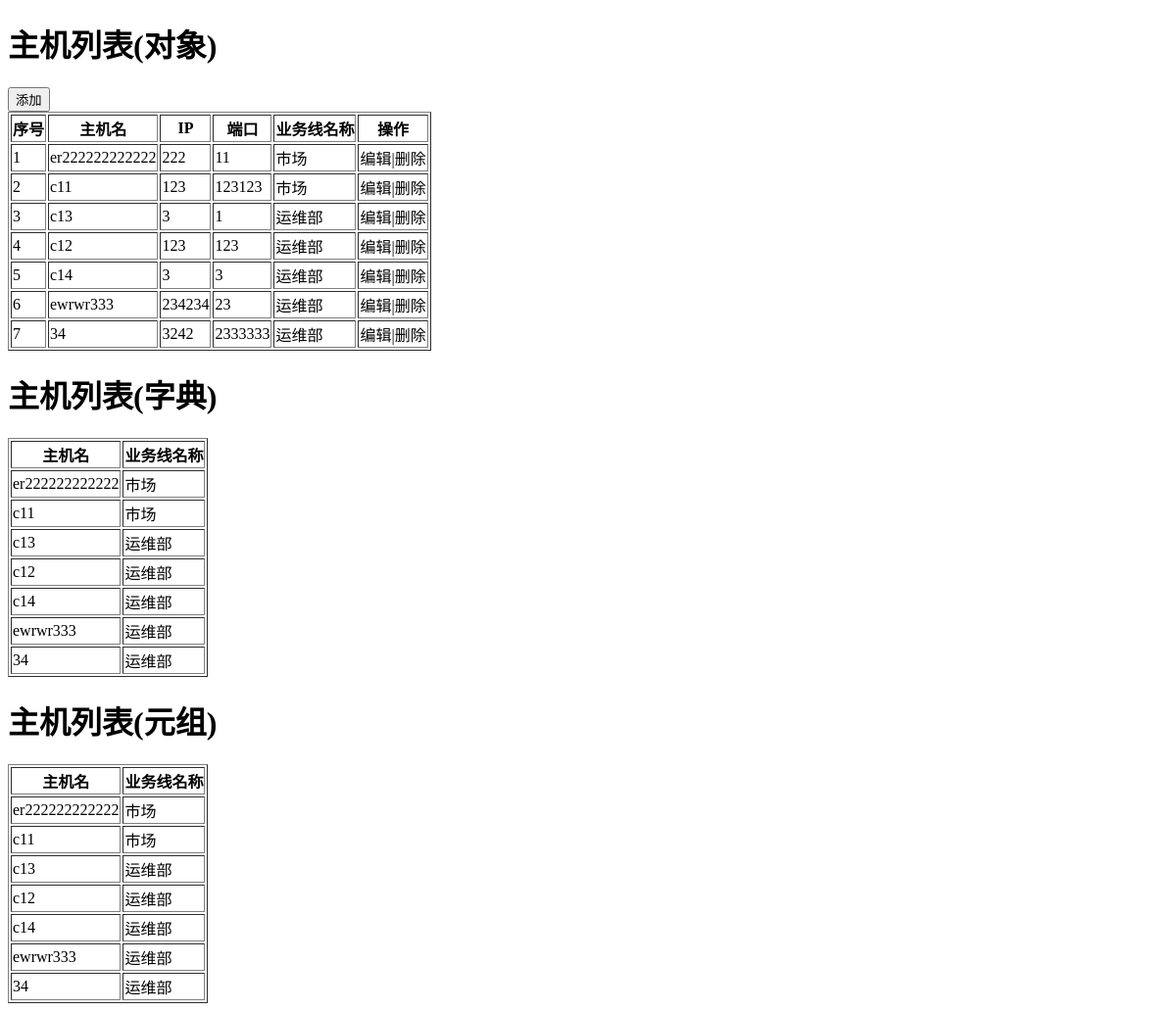
Screenshot of /host with the database file from the repository.
### app01/models.py (models this page shows)
class Host(models.Model):
    nid = models.AutoField(primary_key=True)
    hostname = models.CharField(max_length=32,db_index=True)
    ip = models.GenericIPAddressField(protocol="ipv4",db_index=True)
    port = models.IntegerField()
    b = models.ForeignKey(to="Business", to_field='id')

class Business(models.Model):
    caption = models.CharField(max_length=32)
    code = models.CharField(max_length=32,null=True,default="SA")

### app01/views.py (the view, shortened to what this page needs)
# urls.py: url(r'^host$', views.host),
def host(request):
    if request.method == "GET":
        v1 = models.Host.objects.filter(nid__gt=0)
        v2 = models.Host.objects.filter(nid__gt=0).values('nid','hostname','b_id','b__caption')
        v3 = models.Host.objects.filter(nid__gt=0).values_list('nid','hostname','b_id','b__caption')
        b_list = models.Business.objects.all()
        return render(request, 'host.html', {'v1': v1,'v2': v2,'v3': v3,'b_list':b_list})

### templates/host.html (shortened to what this page needs)
<!DOCTYPE html>
<html lang="en">
<head>
</head>
<body>
    <h1>主机列表(对象)</h1>
    <div>
        <input id="add_host" type="button" value="添加" />
    </div>
    <table border="1">
        <thead>
            <tr>
                <th>序号</th>
                <th>主机名</th>
                <th>IP</th>
                <th>端口</th>
                <th>业务线名称</th>
                <th>操作</th>
            </tr>
        </thead>
        <tbody>
                {% for row in v1 %}
                    <tr hid="{{ row.nid }}" bid="{{ row.b_id }}">
                        <td>{{ forloop.counter }}</td>
                        <td>{{ row.hostname }}</td>
                        <td>{{ row.ip }}</td>
                        <td>{{ row.port }}</td>
                        <td>{{ row.b.caption }}</td>
                        <td>
                            <a class="edit">编辑</a>|<a class="delete">删除</a>
                        </td>
                    </tr>
                {% endfor %}
        </tbody>
    </table>
    <h1>主机列表(字典)</h1>
    <table border="1">
        <thead>
            <tr>
                <th>主机名</th>
                <th>业务线名称</th>
            </tr>
        </thead>
        <tbody>
            {% for row in v2 %}
                <tr hid="{{ row.nid }}" bid="{{ row.b_id }}">
                    <td>{{ row.hostname }}</td>
                    <td>{{ row.b__caption }}</td>
                </tr>
            {% endfor %}
        </tbody>
    </table>
    <h1>主机列表(元组)</h1>
    <table border="1">
        <thead>
            <tr>
                <th>主机名</th>
                <th>业务线名称</th>
            </tr>
        </thead>
        <tbody>
            {% for row in v3 %}
                <tr hid="{{ row.0 }}" bid="{{ row.2 }}">
                    <td>{{ row.1 }}</td>
                    <td>{{ row.3 }}</td>
                </tr>
            {% endfor %}
        </tbody>
    </table>
</body>
</html>

### rows the page displays
Host: hostname "er222222222222", ip "222", port "11", b.caption "市场", b__caption "市场", row "市场"
Host: hostname "c11", ip "123", port "123123", b.caption "市场", b__caption "市场", row "市场"
Host: hostname "c13", ip "3", port "1", b.caption "运维部", b__caption "运维部", row "运维部"
Host: hostname "c12", ip "123", port "123", b.caption "运维部", b__caption "运维部", row "运维部"
Host: hostname "c14", ip "3", port "3", b.caption "运维部", b__caption "运维部", row "运维部"
Host: hostname "ewrwr333", ip "234234", port "23", b.caption "运维部", b__caption "运维部", row "运维部"
Host: hostname "34", ip "3242", port "2333333", b.caption "运维部", b__caption "运维部", row "运维部"
